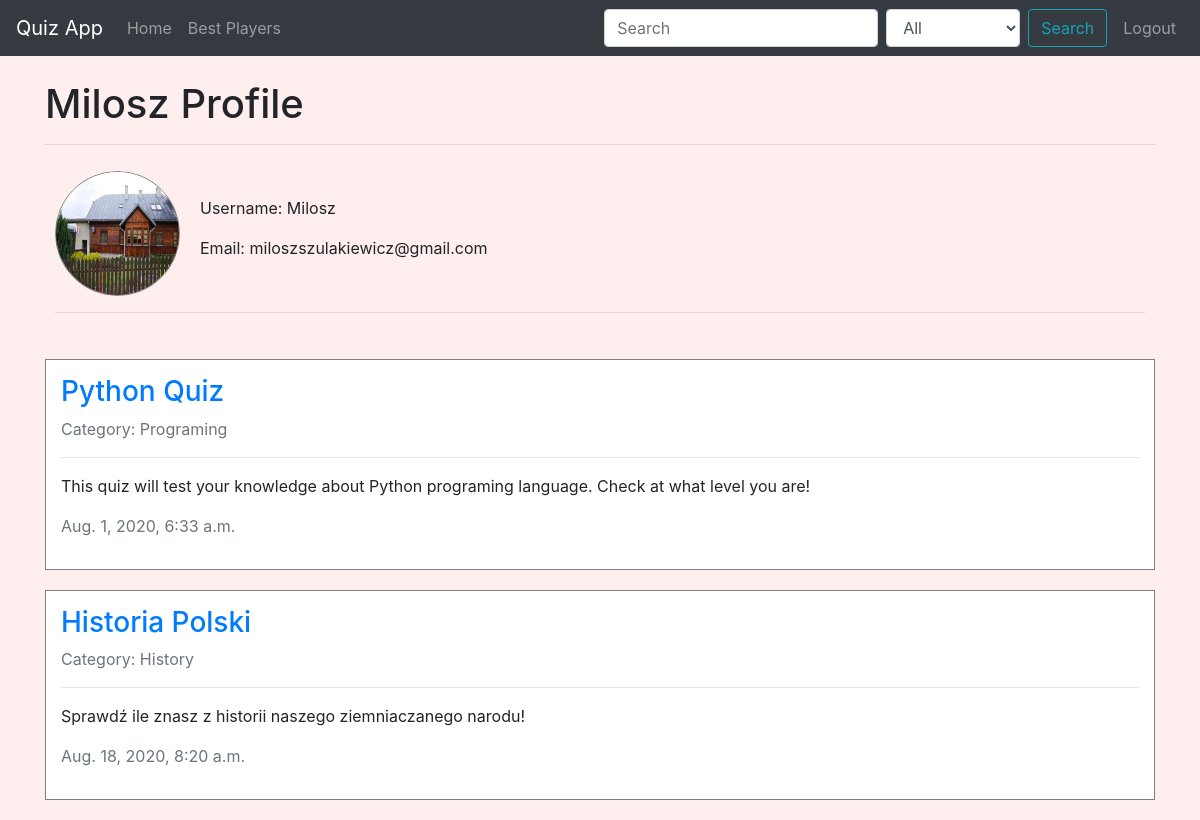
/accounts/user/1, run on the app's committed database.
### accounts/models.py (models this page shows, shortened)
class Profile(models.Model):
	user = models.OneToOneField(User, on_delete=models.CASCADE)
	image = models.ImageField(upload_to='profile_images', default='default.png')
	points = models.IntegerField(default=0)
	date_joined = models.DateTimeField(auto_now_add=True, null=True)

### quiz/models.py (models this page shows, shortened)
class Quiz(models.Model):
	title = models.CharField(max_length=100)
	description = models.TextField()
	author = models.ForeignKey(User, on_delete=models.CASCADE, related_name='quizzes')
	category = models.ForeignKey(Category, on_delete=models.SET_NULL, null=True, related_name='quizzes')
	date_created = models.DateTimeField(default=now)
	likes = models.ManyToManyField(User, related_name='liked_quizzes')
	dislikes = models.ManyToManyField(User, related_name='disliked_quizzes')
	class Meta:
		verbose_name_plural = 'Quizzes'

class Category(models.Model):
	name = models.CharField(max_length=64)
	class Meta:
		verbose_name_plural = 'Categories'
	def __str__(self):
		return self.name

### accounts/views.py (the view)
# urls.py: path('user/<int:pk>', views.UserDetailView.as_view(), name='user_view'),
class UserDetailView(DetailView, MultipleObjectMixin):
	model = User
	template_name = 'accounts/user_detail.html'
	paginate_by = 5
	def get_context_data(self, **kwargs):
		object_list = self.get_object().quizzes.all()
		context = super().get_context_data(object_list=object_list, **kwargs)
		return context

### quiz/context_processors.py (called while the page is built)
def categories_processor(request):
	categories = Category.objects.all()
	return dict(categories=categories)

### accounts/templates/accounts/user_detail.html (shortened to what this page needs)
{% extends "quiz/base.html" %}
{% load crispy_forms_tags %}
{% block content %}
	<h1>{{ object.username }} Profile</h1>
	<hr>
	<div class="profile-info">
		<img src="{{ object.profile.image.url }}" class="rounded-circle account-img">
		<div class="account-info">
			<p>Username: {{ object.username }}</p>
			<p>Email: {{ object.email }}</p>
		</div>
		<hr>
	</div>
	{% for quiz in page_obj %}
		<div class="quiz">
			<h3><a href="{% url 'quiz:detail' quiz.id %}">{{ quiz.title }}</a></h3>
			<p class="text-muted">Category: {{ quiz.category.name }}</p>
			<hr>
			<p>{{ quiz.description }}</p>
			<p class="text-muted">{{ quiz.date_created }}</p>
		</div>
	{% endfor %}
{% endblock content %}

### quiz/static/quiz/main.css (style rules this page uses)
body { background-color: #feeeee; }
.account-img { width: 125px; height: 125px; float: left; border: 1px solid gray; }
.profile-info { padding: 10px; }
.account-info { float: left; margin-top: 25px; margin-left: 20px; }
.quiz { border: 1px solid gray; margin: 20px 0; padding: 15px; background-color: white; }

### data on the page
Quiz: title "Python Quiz", category.name "Programing", description "This quiz will test your knowledge about Python programing language. Check at what level you are!", date_created "Aug. 1, 2020, 6:33 a.m."
Quiz: title "Historia Polski", category.name "History", description "Sprawdź ile znasz z historii naszego ziemniaczanego narodu!", date_created "Aug. 18, 2020, 8:20 a.m."

### other printed values
{{ object.username }} "Milosz"
{{ object.email }} "miloszszulakiewicz@gmail.com"
